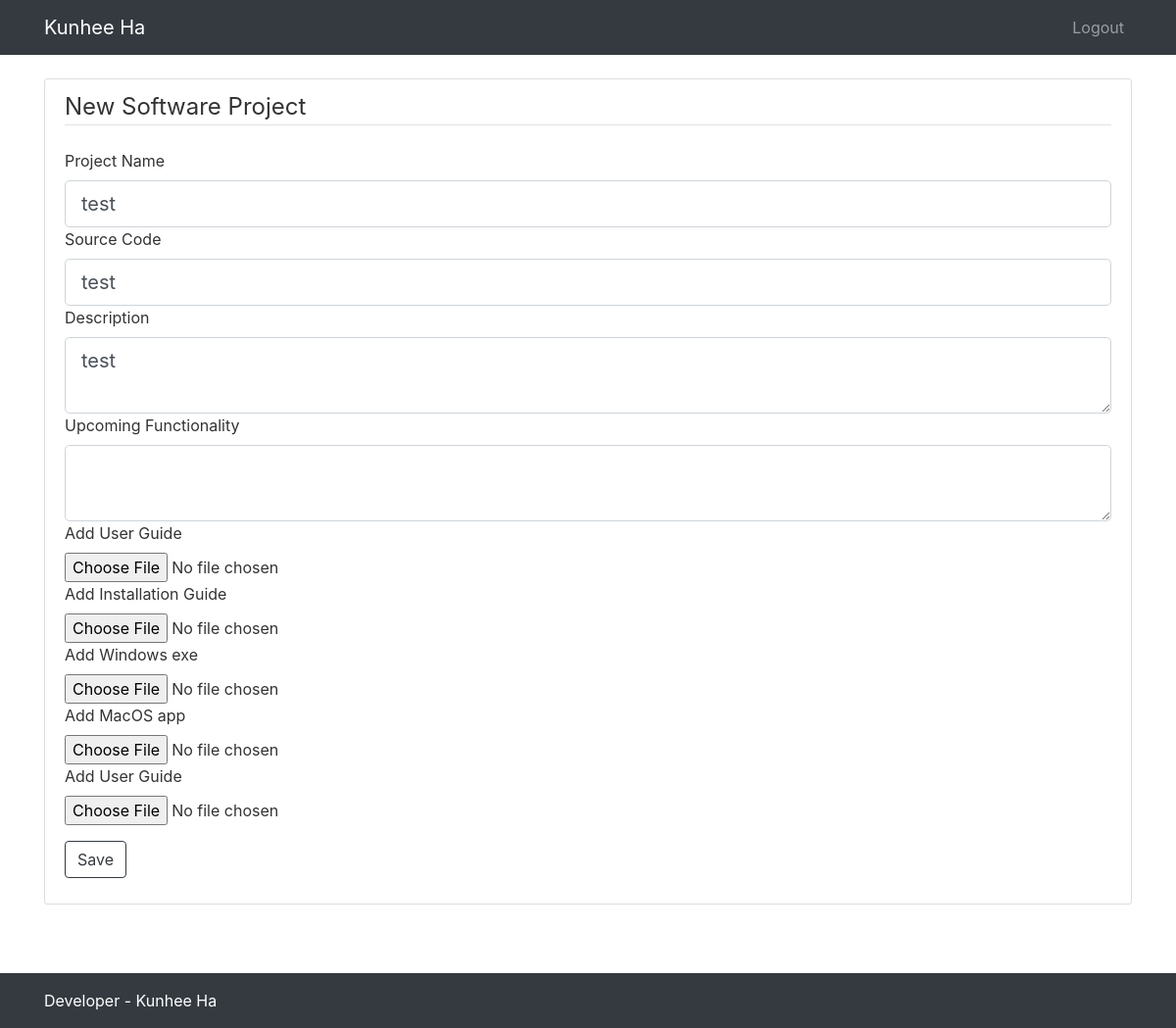
Page /SoftwareProject/1/edit (signed in) on the committed database.
### onlineportfolio/models.py (models this page shows)
class SoftwareProject(db.Model):
    id = db.Column(db.Integer(), primary_key=True)
    name = db.Column(db.String(30), nullable=False)
    source_code = db.Column(db.String(50), nullable=False)
    windows_file = db.Column(db.String(20), nullable=True)
    macos_file = db.Column(db.String(20), nullable=True)
    linux_file = db.Column(db.String(20), nullable=True)
    description = db.Column(db.Text(), nullable=False)
    installation_guide = db.Column(db.String(20), nullable=True)
    user_guide = db.Column(db.String(20), nullable=True)
    upcoming_functionality = db.Column(db.Text(), nullable=True)
    skills = db.relationship('PSkill', secondary='software_project_skills')

### onlineportfolio/routes.py (the view)
@app.route('/SoftwareProject/<int:project_id>/edit', methods=['GET', 'POST'])
@login_required
def softwareprojectedit(project_id):
    project = SoftwareProject.query.get_or_404(project_id)
    form = SoftwareProjectForm()
    if form.validate_on_submit():
        project.name = form.name.data
        project.source_code = form.source_code.data
        project.description = form.description.data
        if form.windows_file.data:
            if not project.windows_file:
                windowsfile = save_windows(form.name.data, form.windows_file.data)
                project.windows_file = windowsfile
            elif project.windows_file:
                windows_file_name = project.windows_file
                path = os.path.join(app.root_path, f'static/{project.name}', windows_file_name)
                os.remove(path)
                windowsfile = save_windows(form.name.data, form.windows_file.data)
                project.windows_file = windowsfile
        if form.macos_file.data:
            if not project.macos_file:
                macosfile = save_macos(form.name.data, form.macos_file.data)
                project.macos_file = macosfile
            elif project.macos_file:
                macos_file_name = project.macos_file
                path = os.path.join(app.root_path, f'static/{project.name}', macos_file_name)
                os.remove(path)
                macosfile = save_macos(form.name.data, form.macos_file.data)
                project.macos_file = macosfile
        if form.linux_file.data:
            if not project.linux_file:
                linuxfile = save_linux(form.name.data, form.linux_file.data)
                project.linux_file = linuxfile
            elif project.linux_file:
                linux_file_name = project.linux_file
                path = os.path.join(app.root_path, f'static/{project.name}', linux_file_name)
                os.remove(path)
                linuxfile = save_linux(form.name.data, form.linux_file.data)
                project.linux_file = linuxfile
        if form.user_guide.data:
            if not project.user_guide:
                userguide = save_userguide(form.name.data, form.user_guide.data)
                project.user_guide = userguide
            elif project.user_guide:
                user_guide_filename = project.user_guide
                path = os.path.join(app.root_path, f'static/{project.name}', user_guide_filename)
                os.remove(path)
                userguide = save_userguide(form.name.data, form.user_guide.data)
                project.user_guide = userguide
        if form.installation_guide.data:
            if not project.installation_guide:
                installguide = save_installguide(form.name.data, form.installation_guide.data)
                project.installation_guide = installguide
            elif project.installation_guide:
                installation_guide_filename = project.installation_guide
                path = os.path.join(app.root_path, f'static/{project.name}', installation_guide_filename)
                os.remove(path)
                installguide = save_installguide(form.name.data, form.installation_guide.data)
                project.installation_guide = installguide
        if form.upcoming_functionality.data:
            project.upcoming_functionality = form.upcoming_functionality.data
        db.session.commit()
        return redirect(url_for('admin'))
    elif request.method == 'GET':
        form.name.data = project.name
        form.source_code.data = project.source_code
        form.description.data = project.description
        form.upcoming_functionality.data = project.upcoming_functionality
    return render_template('software_project_new.html', form=form)

### onlineportfolio/forms.py
class SoftwareProjectForm(FlaskForm):
    name = StringField('Project Name', validators=[DataRequired()])
    source_code = StringField('Source Code', validators=[DataRequired()])
    windows_file = FileField('Add Windows exe', validators=[FileAllowed(['zip', 'exe'])])
    macos_file = FileField('Add MacOS app', validators=[FileAllowed(['app', 'zip'])])
    linux_file = FileField('Add User Guide', validators=[FileAllowed(['zip'])])
    description = TextAreaField('Description', validators=[DataRequired()])
    installation_guide = FileField('Add Installation Guide', validators=[FileAllowed(['doc', 'docx', 'pdf'])])
    user_guide = FileField('Add User Guide', validators=[FileAllowed(['doc', 'docx', 'pdf'])])
    upcoming_functionality = TextAreaField('Upcoming Functionality')
    submit = SubmitField('Save')

### onlineportfolio/models.py (called while the page is built)
@login_manager.user_loader
def load_user(user_id):
    return User.query.get(int(user_id))

### onlineportfolio/templates/software_project_new.html (shortened to what this page needs)
{% extends 'admin_base.html' %}
{% block content %}
  <div class="content-section">
    <form method="POST" enctype="multipart/form-data">
      <fieldset class="form-group">
        <legend class="border-bottom mb-4">New Software Project</legend>
        {{ form.name.label(class="form-control-label") }}
        {{ form.name(class="form-control form-control-lg") }}
        {{ form.source_code.label(class="form-control-label") }}
        {{ form.source_code(class="form-control form-control-lg") }}
        {{ form.description.label(class="form-control-label") }}
        {{ form.description(class="form-control form-control-lg") }}
        {{ form.upcoming_functionality.label(class="form-control-label") }}
        {{ form.upcoming_functionality(class="form-control form-control-lg") }}
        {{ form.user_guide.label(class="form-control-label") }}
        {{ form.user_guide(class="form-control-file") }}
        {{ form.installation_guide.label(class="form-control-label") }}
        {{ form.installation_guide(class="form-control-file") }}
        {{ form.windows_file.label(class="form-control-label") }}
        {{ form.windows_file(class="form-control-file") }}
        {{ form.macos_file.label(class="form-control-label") }}
        {{ form.macos_file(class="form-control-file") }}
        {{ form.linux_file.label(class="form-control-label") }}
        {{ form.linux_file(class="form-control-file") }}
      </fieldset>
      <div class="form-group">
        {{ form.submit(class="btn btn-outline-dark") }}
      </div>
    </form>
  </div>
{% endblock %}

### onlineportfolio/static/css/admin_base.css (style rules this page uses)
html { height: 100%; }
body { color: #333333; margin-top: 5rem; }
.content-section { background: #ffffff; padding: 10px 20px; border: 1px solid #dddddd; border-radius: 3px; margin-bottom: 20px; }

### rows in the picture
SoftwareProject: name "test", source_code "test", description "test"
